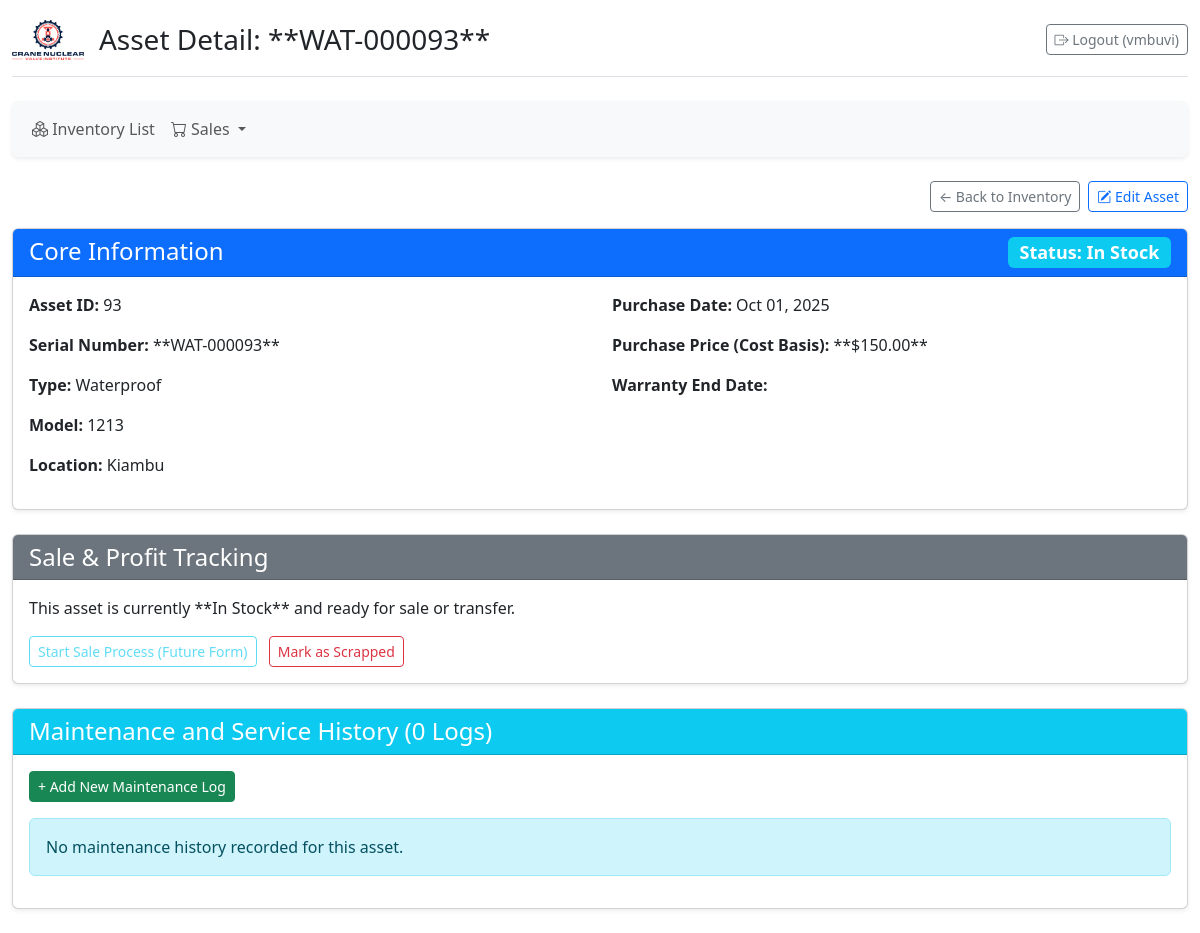
Before: /asset/93/ (signed in) with the older database file.
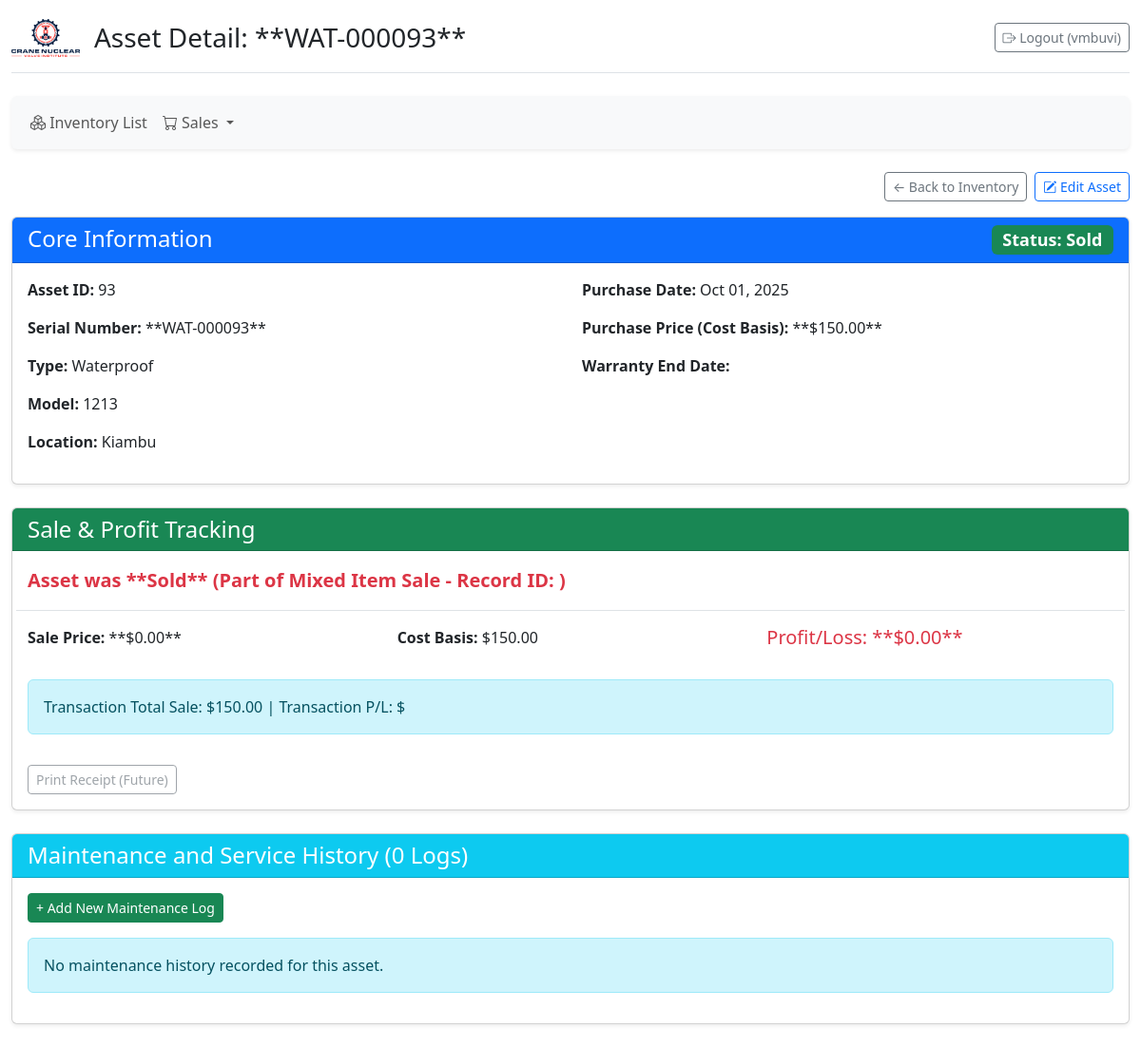
After: the same page with the newer database file.
### inventory/models.py (models this page shows, shortened)
class HardwareAsset(models.Model):
    LOCATION_CHOICES = (
        ('GITHURAI_45', 'Githurai 45'),
        ('KIRIGITI', 'Kirigiti'),
        ('KIAMBU', 'Kiambu'),
    )
    STATUS_CHOICES = [
        ('IN_STOCK', 'In Stock'),
        ('PENDING_SALE', 'Pending Sale'),
        ('SOLD', 'Sold'),
        ('SCRAPPED', 'Scrapped'),
    ]
    asset_type = models.ForeignKey(AssetType, on_delete=models.PROTECT)
    model_number = models.CharField(max_length=100)
    serial_number = models.CharField(max_length=100, unique=True, null=True, blank=True)
    purchase_price = models.DecimalField(max_digits=10, decimal_places=2)
    purchase_date = models.DateField(auto_now_add=True)
    location = models.CharField(max_length=20, choices=LOCATION_CHOICES, default='KIRIGITI')
    status = models.CharField(max_length=20, choices=STATUS_CHOICES, default='IN_STOCK')
    warranty_end_date = models.DateField(null=True, blank=True)
    sale_record = models.ForeignKey(
        'SaleRecord', # Assuming SaleRecord is defined in this file (or importable)
        on_delete=models.SET_NULL,
        null=True,
        blank=True,
        related_name='sold_assets'
    )
    mixed_sale = models.ForeignKey(
        'MixedSale', # <-- Links to the correct model instance
        on_delete=models.SET_NULL,
        null=True,
        blank=True,
        related_name='mixed_sale_assets' # Use a different related_name
    )
    individual_sale_price = models.DecimalField(
        max_digits=10,
        decimal_places=2,
        null=True,
        blank=True
    )
    @property
    def sale_price(self):
        if self.status == 'SOLD' and self.individual_sale_price is not None:
            return self.individual_sale_price
        return None
    @property
    def profit_loss(self):
        if self.sale_price is not None:
            return self.sale_price - self.purchase_price
        return None
    class Meta:
        pass

class AssetType(models.Model):
    name = models.CharField(max_length=50, unique=True)
    prefix = models.CharField(max_length=10, unique=True, default='AS') # <--- ADD THIS FIELD
    image = models.ImageField(upload_to='asset_type_images/',
                              null=True,
                              blank=True)

class SaleRecord(models.Model):
    SALE_TYPE_CHOICES = [
        ('BULK', 'Quick Bulk Sale'),
        ('MIXED', 'Mixed Item Sale'),
        ('SINGLE', 'Single Asset Sale'),
    ]
    sale_type = models.CharField(
        max_length=10,
        choices=SALE_TYPE_CHOICES,
        default='MIXED'
    )
    sale_date = models.DateTimeField(auto_now_add=True)
    total_sale_price = models.DecimalField(
        max_digits=10,
        decimal_places=2,
        default=0.00
    )
    total_purchase_cost = models.DecimalField(
        max_digits=10,
        decimal_places=2,
        default=0.00
    )
    class Meta:
        verbose_name = "Sale Record"
        verbose_name_plural = "Sale Records"

### inventory/views.py (the view)
# urls.py: path('asset/<int:asset_pk>/', views.asset_detail_view, name='asset_detail'),
@login_required
def asset_detail_view(request, asset_pk):
    asset = get_object_or_404(Asset, pk=asset_pk)
    sale_record = asset.sale_record
    maintenance_logs = MaintenanceLog.objects.filter(asset=asset).order_by('-log_date')
    log_form = MaintenanceLogForm(initial={'asset': asset.pk})
    context = {
        **get_base_context(request),
        'asset': asset,
        'sale_record': sale_record, # SaleRecord instance or None
        'maintenance_logs': maintenance_logs,
        'log_form': log_form,       # MaintenanceLogForm instance
    }
    return render(request, 'inventory/asset_detail.html', context)

### inventory/views.py (called while the page is built)
@login_required
def get_base_context(request=None):
    context = {
        'SHOP_NAME': 'Nuclear General Hardware',
        'SHOP_LOGO_URL': 'nuclear-logo.png',
    }
    if request:
        mixed_sale_assets = request.session.get('mixed_sale_assets', [])
        context['mixed_sale_count'] = len(mixed_sale_assets)
        context['ALL_ASSET_TYPES'] = AssetType.objects.all().order_by('name')
        context['STATUS_CHOICES'] = Asset.STATUS_CHOICES
        context['LOCATIONS'] = Asset.LOCATION_CHOICES
    return context

### inventory/templates/inventory/asset_detail.html (shortened to what the changed rows need)
{% extends "base.html" %}
{% load static %}
{% load crispy_forms_tags %}
{% block header_title %}Asset Detail: **{{ asset.serial_number }}**{% endblock %}
{% block content %}
    <div class="card shadow-sm mb-4">
        <div class="card-header bg-primary text-white">
            <h4 class="mb-0">Core Information
                <span class="badge bg-{% if asset.status == 'IN_STOCK' %}info{% elif asset.status == 'PENDING_SALE' %}warning{% elif asset.status == 'SOLD' %}success{% else %}danger{% endif %} float-end">
                    Status: {{ asset.get_status_display }}
                </span>
            </h4>
        </div>
        <div class="card-body">
            <div class="row">
                <div class="col-md-6">
                    <p><strong>Asset ID:</strong> {{ asset.pk }}</p>
                    <p><strong>Serial Number:</strong> **{{ asset.serial_number }}**</p>
                    <p><strong>Type:</strong> {{ asset.asset_type.name }}</p>
                    <p><strong>Model:</strong> {{ asset.model_number }}</p>
                    <p><strong>Location:</strong> {{ asset.get_location_display }}</p>
                </div>
                <div class="col-md-6">
                    <p><strong>Purchase Date:</strong> {{ asset.purchase_date|date:"M d, Y" }}</p>
                    <p><strong>Purchase Price (Cost Basis):</strong> **${{ asset.purchase_price|floatformat:2 }}**</p>
                    <p><strong>Warranty End Date:</strong> {{ asset.warranty_end_date|default:"N/A"|date:"M d, Y" }}</p>
                </div>
            </div>
        </div>
    </div>
    <div class="card shadow-sm mb-4">
    <div class="card-body">
    {% if asset.status == 'SOLD' or asset.status == 'SCRAPPED' %}
        <p class="text-{% if asset.profit_loss and asset.profit_loss >= 0 %}success{% else %}danger{% endif %} fw-bold fs-5">
            Asset was **{{ asset.get_status_display }}** {% if asset.sale_record %}
                (Part of {{ asset.sale_record.get_sale_type_display }} - Record ID: {{ asset.sale_record.asset_pk }})
            {% endif %}
        </p>
        <div class="row border-top pt-3">
            <div class="col-md-4">
                <p><strong>Sale Price:</strong> **${{ asset.sale_price|default:'0.00'|floatformat:2 }}**</p>
            </div>
            <div class="col-md-4">
                <p><strong>Cost Basis:</strong> ${{ asset.purchase_price|floatformat:2 }}</p>
            </div>
            <div class="col-md-4">
                <h5 class="mt-0 text-{% if asset.profit_loss and asset.profit_loss >= 0 %}success{% else %}danger{% endif %}">
                    Profit/Loss: **${{ asset.profit_loss|default:'0.00'|floatformat:2 }}**
                </h5>
            </div>
        </div>
        {% if asset.sale_record %}
        <div class="alert alert-info mt-3">
            Transaction Total Sale: ${{ asset.purchase_price|floatformat:2}} |
            Transaction P/L: ${{ asset.profit_loss|floatformat:2 }}
        </div>
        {% endif %}
        <button class="btn btn-outline-secondary btn-sm mt-3" disabled>Print Receipt (Future)</button>
    {% elif asset.status == 'PENDING_SALE' %}
        <div class="alert alert-warning">
            <p class="mb-2"><strong>Sale Pending:</strong> Ready for finalization.</p>
            <button class="btn btn-success" disabled>FINALISE SALE (Form Required)</button>
        </div>
    {% elif asset.status == 'IN_STOCK' %}
        <p>This asset is currently **In Stock** and ready for sale or transfer.</p>
        <button class="btn btn-outline-info btn-sm" disabled>Start Sale Process (Future Form)</button>
        <button type="button" class="btn btn-sm btn-outline-danger ms-2"
                data-bs-toggle="modal" data-bs-target="#scrapModal">
            Mark as Scrapped
        </button>
    {% else %}
        <p>Asset Status: **{{ asset.get_status_display }}** (No sale record found or status is ambiguous).</p>
    {% endif %}
    </div>
</div>
{% endblock content %}

Changed rows visible on the page:
changed HardwareAsset "WAT-000093": status "In Stock" → "Sold"; status (not shown) → "Sold"; sale_record.sale_type (not shown) → "Mixed Item Sale"; sale_price (not shown) → "0.00"; purchase_price (not shown) → "150.00"; profit_loss (not shown) → "0.00"
Other visible differences:
text no longer shown: "This asset is currently **In Stock** and ready for sale or transfer. Start Sale Process (Future Form) Mark as Scrapped"
text now shown: "Asset was ** ** (Part of - Record ID: ) Sale Price: **$ ** Cost Basis: $ Profit/Loss: **$ ** Transaction Total Sale: $ | Transaction P/L: $ Print Receipt (Future)"
